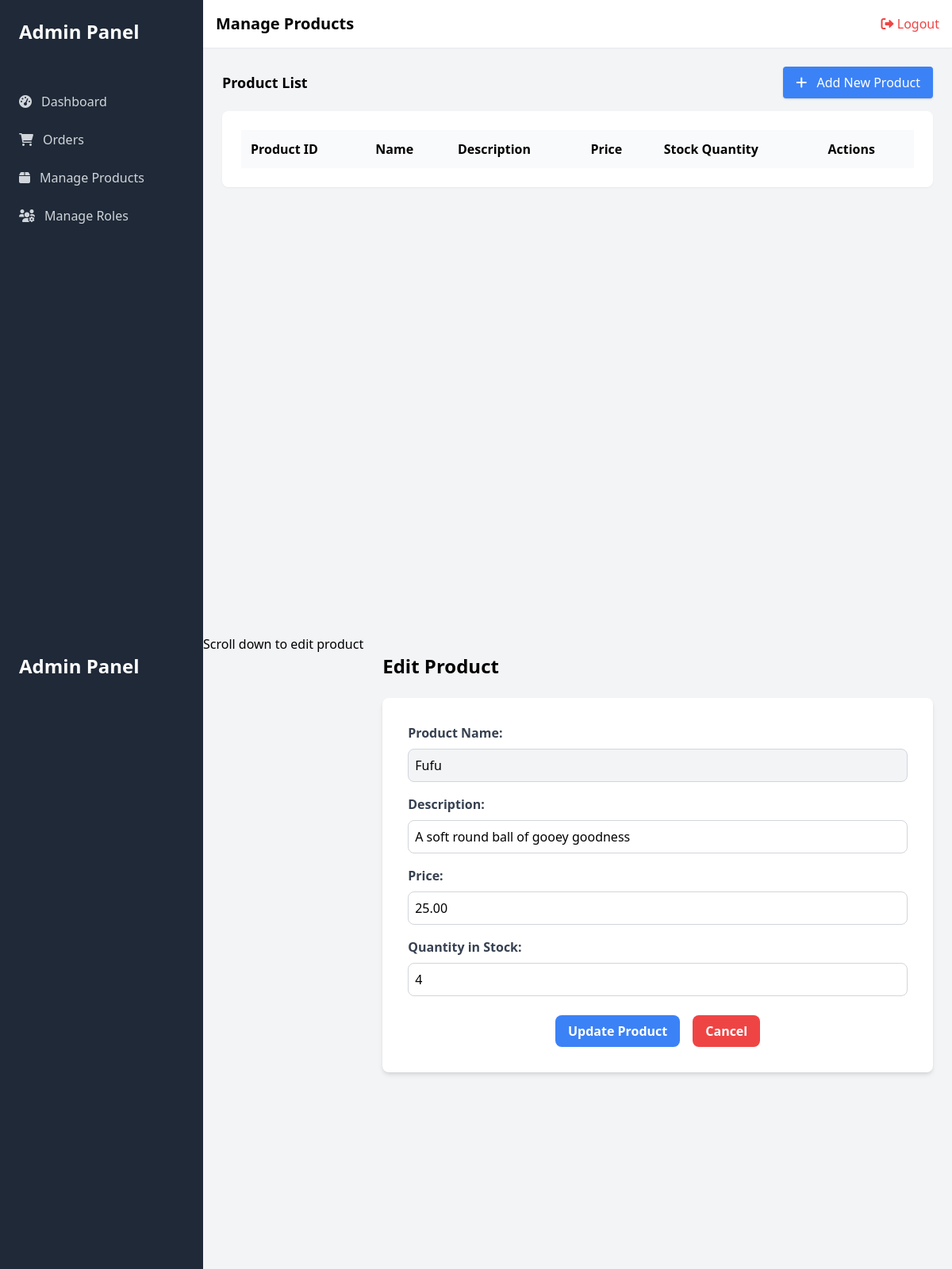
/view/edit_product.php?product_id=1, run on the app's committed database.
### tables this page shows
CREATE TABLE `products` (
  `product_id` int(11) NOT NULL,
  `pname` varchar(100) NOT NULL,
  `description` text NOT NULL,
  `price` decimal(10,2) NOT NULL,
  `stock_qty` int(11) DEFAULT NULL
);

### controllers/product_controller.php (called while the page is built, shortened)
<?php
require_once("../classes/product_class.php");
function getOneProductController($productID) {
    $product = new Product();
    return $product->getOneProduct($productID);
}
?>

### classes/product_class.php (called while the page is built, shortened)
<?php
require_once("../settings/db_class.php");
class Product extends db_connection
{
    public function getOneProduct($productID) {
        $ndb = new db_connection();
        $product_id = $ndb->db_conn()->real_escape_string($productID);
        $sql = "SELECT * FROM `products`
                WHERE `product_id` = '$product_id'";
        if ($ndb->db_query($sql)) {
            return $ndb->db_fetch_one($sql);
        } else {
            return false;
        }
    }
}
?>

### settings/db_class.php (called while the page is built, shortened)
<?php
if (!class_exists('db_connection')) {
	class db_connection
	{
		public $db = null;
		public $results = null;
		function db_connect()
		{
			$this->db = mysqli_connect(SERVER, USERNAME, PASSWORD, DATABASE);
			if (mysqli_connect_errno()) {
				return false;
			} else {
				return true;
			}
		}
		function db_conn()
		{
			$this->db = mysqli_connect(SERVER, USERNAME, PASSWORD, DATABASE);
			if (mysqli_connect_errno()) {
				return false;
			} else {
				return $this->db;
			}
		}
		function db_query($sqlQuery)
		{
			$this->results = mysqli_query($this->db, $sqlQuery);
			if ($this->results == false) {
				return false;
			} else {
				return true;
			}
		}
		function db_fetch_one($sql)
		{
			if (!$this->db_query($sql)) {
				return false;
			}
			return mysqli_fetch_assoc($this->results);
		}
	}
}
?>

### view/edit_product.php (the view, shortened to what this page needs)
<?php
require_once ('manage_products.php');
$product_id = $_GET['product_id'];
$product = getOneProductController($product_id);
$product_name = $product['pname'];
$description = $product['description'];
$price = $product['price'];
$stock_qty = $product['stock_qty'];
?>
<!DOCTYPE html>
<html lang="en">
<head>
    <link href="https://cdn.jsdelivr.net/npm/tailwindcss@2.2.16/dist/tailwind.min.css" rel="stylesheet">
    <link href="https://cdnjs.cloudflare.com/ajax/libs/font-awesome/6.0.0-beta3/css/all.min.css" rel="stylesheet">
</head>
<body>
    <div class="flex h-screen bg-gray-100">
        <div class="w-64 bg-gray-800">
            <div class="p-6">
                <h1 class="text-2xl font-bold text-white">Admin Panel</h1>
            </div>
        </div>
        <div>
            <h2>Scroll down to edit product</h2>
        </div>
        <div class="flex-1 p-6 overflow-y-auto">
            <h2 class="text-2xl font-semibold mb-6">Edit Product</h2>
            <form action="../actions/edit_product_action.php" method="POST" class="bg-white shadow-md rounded-lg p-8">
                <div class="mb-4">
                    <label for="pname" class="block text-gray-700 font-semibold mb-2">Product Name:</label>
                    <input type="text" id="pname" name="pname" value="<?php echo htmlspecialchars($product_name); ?>" class="form-control block w-full border border-gray-300 rounded-lg p-2 bg-gray-100">
                </div>
                <div class="mb-4">
                    <label for="description" class="block text-gray-700 font-semibold mb-2">Description:</label>
                    <input type="text" id="description" name="description" value="<?php echo htmlspecialchars($description); ?>" class="form-control block w-full border border-gray-300 rounded-lg p-2">
                </div>
                <div class="mb-4">
                    <label for="price" class="block text-gray-700 font-semibold mb-2">Price:</label>
                    <input type="number" id="price" name="price" value="<?php echo htmlspecialchars($price); ?>" class="form-control block w-full border border-gray-300 rounded-lg p-2">
                </div>
                <div class="mb-4">
                    <label for="stock" class="block text-gray-700 font-semibold mb-2">Quantity in Stock:</label>
                    <input type="number" id="stock_qty" name="stock_qty" value="<?php echo htmlspecialchars($stock_qty); ?>" class="form-control block w-full border border-gray-300 rounded-lg p-2">
                </div>
                <div class="flex justify-center gap-4 mt-6">
                    <button type="submit" onclick="return confirm('Are you sure you want to update the product?')" class="bg-blue-500 hover:bg-blue-600 text-white font-semibold py-2 px-4 rounded-lg transition-colors duration-200">
                        Update Product
                    </button>
                    <button type="button" onclick="confirmCancel()" class="bg-red-500 hover:bg-red-600 text-white font-semibold py-2 px-4 rounded-lg transition-colors duration-200">
                        Cancel
                    </button>
                </div>
            </form>
        </div>
    </div>
</body>
</html>

### data on the page
products: pname "Fufu", description "A soft round ball of gooey goodness", price "25.00", stock_qty "4"
